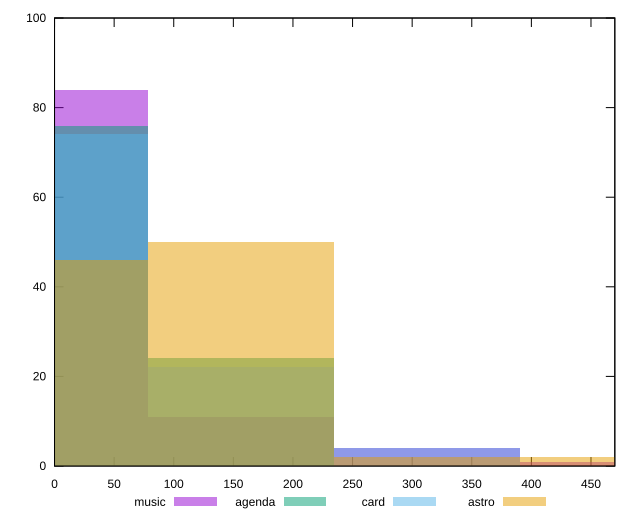

Reproduce this figure in gnuplot.
reset

$music <<EOF
0 84
312.425270890832 4
156.212635445416 11
468.63790633624797 1
EOF

$agenda <<EOF
156.212635445416 24
0 76
EOF

$card <<EOF
156.212635445416 22
0 74
312.425270890832 4
EOF

$astro <<EOF
312.425270890832 2
0 46
156.212635445416 50
468.63790633624797 2
EOF

set key outside below
set boxwidth 156.212635445416
set xrange [0:470]
set yrange [0:100]
set trange [0:100]
set style fill transparent solid 0.5 noborder
set terminal svg size 640, 520 enhanced background rgb 'white'
set output "reports/report_00028_2021-02-24T12-49-42.674Z/unminified-javascript/comparison/histogram/all_raw.svg"

plot $music title "music" with boxes, \
     $agenda title "agenda" with boxes, \
     $card title "card" with boxes, \
     $astro title "astro" with boxes

reset
